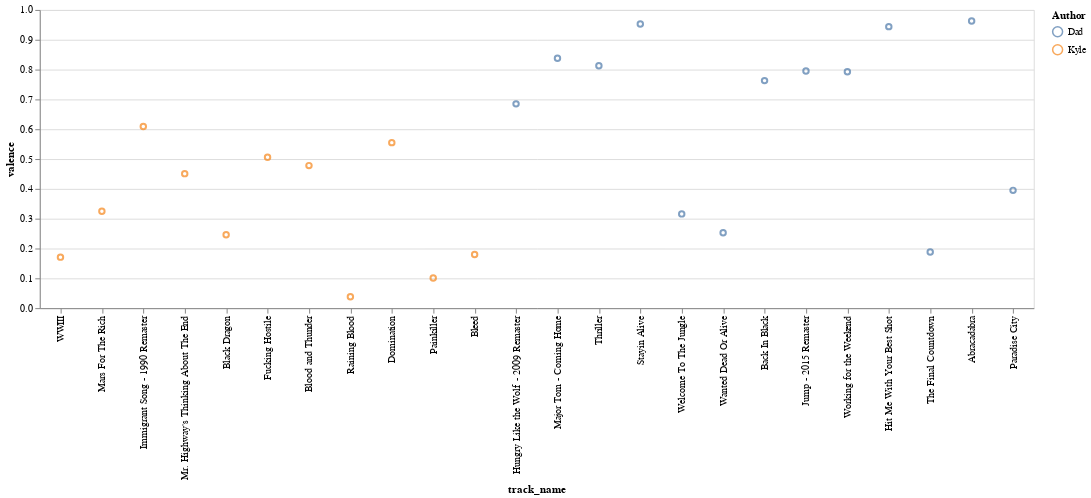

Write notebook code for a chart like this one.
### Code cell
# charting valence side by side
alt.Chart(two_playlists_combined).mark_point().encode(
    x=alt.X("track_name", sort=None),
    y='valence',
    color="Author",
    tooltip=["artist", "track_name"]
).properties(
    width=1000
)

### Figure 1 — Vega-Lite specification as saved in the notebook (floating-point values rounded to 4 significant figures)
{"config": {"view": {"continuousWidth": 400, "continuousHeight": 300}}, "data": {"name": "data-39a321143c7dac32caf1d5c2a7ba6209"}, "mark": "point", "encoding": {"color": {"type": "nominal", "field": "Author"}, "tooltip": [{"type": "nominal", "field": "artist"}, {"type": "nominal", "field": "track_name"}], "x": {"type": "nominal", "field": "track_name", "sort": null}, "y": {"type": "quantitative", "field": "valence"}}, "width": 1000, "$schema": "https://vega.github.io/schema/vega-lite/v4.8.1.json", "datasets": {"data-39a321143c7dac32caf1d5c2a7ba6209": [{"artist": "KMFDM", "album": "WWIII", "track_name": "WWIII", "track_id": "5jHYEOabEw2RSwOzf8nQPn", "danceability": 0.534, "energy": 0.966, "key": 7, "loudness": -6.597, "mode": 1, "speechiness": 0.0688, "instrumentalness": 0.104, "liveness": 0.436, "valence": 0.171, "tempo": 140.0, "duration_ms": 298707, "time_signature": 4, "Author": "Kyle"}, {"artist": "King Gizzard & The Lizard Wizard", "album": "Infest The Rats' Nest", "track_name": "Mars For The Rich", "track_id": "4lV1tx0EdlIChOw7Kz7fP0", "danceability": 0.269, "energy": 0.885, "key": 11, "loudness": -5.938, "mode": 0, "speechiness": 0.0948, "instrumentalness": 0.795, "liveness": 0.132, "valence": 0.325, "tempo": 129.2, "duration_ms": 251720, "time_signature": 4, "Author": "Kyle"}, {"artist": "Led Zeppelin", "album": "Led Zeppelin III (1994 Remaster)", "track_name": "Immigrant Song - 1990 Remaster", "track_id": "6kjlvJLh2DBsSQtqVzFh8I", "danceability": 0.574, "energy": 0.926, "key": 11, "loudness": -10.79, "mode": 1, "speechiness": 0.0562, "instrumentalness": 0.478, "liveness": 0.386, "valence": 0.609, "tempo": 113.1, "duration_ms": 145067, "time_signature": 4, "Author": "Kyle"}, {"artist": "A Day To Remember", "album": "Homesick", "track_name": "Mr. Highway's Thinking About The End", "track_id": "3VnBhHJdT7p05Wtenu4fmt", "danceability": 0.301, "energy": 0.916, "key": 10, "loudness": -6.218, "mode": 0, "speechiness": 0.0919, "instrumentalness": 1.84e-05, "liveness": 0.293, "valence": 0.451, "tempo": 150.1, "duration_ms": 255827, "time_signature": 4, "Author": "Kyle"}, {"artist": "The Vines", "album": "Future Primitive", "track_name": "Black Dragon", "track_id": "2Z8EqEtv0CxT6Jfzfdhtbf", "danceability": 0.191, "energy": 0.807, "key": 0, "loudness": -4.726, "mode": 1, "speechiness": 0.0426, "instrumentalness": 0.897, "liveness": 0.158, "valence": 0.246, "tempo": 138.7, "duration_ms": 208747, "time_signature": 4, "Author": "Kyle"}, {"artist": "Pantera", "album": "Vulgar Display of Power", "track_name": "Fucking Hostile", "track_id": "5RU50TPTgtxJLFNunUS2p5", "danceability": 0.479, "energy": 0.96, "key": 6, "loudness": -9.551, "mode": 0, "speechiness": 0.0991, "instrumentalness": 4.62e-05, "liveness": 0.208, "valence": 0.506, "tempo": 93.87, "duration_ms": 168600, "time_signature": 4, "Author": "Kyle"}, {"artist": "Mastodon", "album": "Leviathan", "track_name": "Blood and Thunder", "track_id": "3jagGO7eHHuaD53ibehkux", "danceability": 0.364, "energy": 0.935, "key": 2, "loudness": -6.548, "mode": 1, "speechiness": 0.0724, "instrumentalness": 0.729, "liveness": 0.0317, "valence": 0.478, "tempo": 92.72, "duration_ms": 228587, "time_signature": 4, "Author": "Kyle"}, {"artist": "Slayer", "album": "Reign In Blood", "track_name": "Raining Blood", "track_id": "01Mpj13vURSO3cCLprPt5T", "danceability": 0.294, "energy": 0.995, "key": 1, "loudness": -4.383, "mode": 0, "speechiness": 0.168, "instrumentalness": 0.331, "liveness": 0.128, "valence": 0.0379, "tempo": 88.78, "duration_ms": 254400, "time_signature": 4, "Author": "Kyle"}, {"artist": "Pantera", "album": "Cowboys from Hell", "track_name": "Domination", "track_id": "769cLRTw2y6KRdkFWFkxtu", "danceability": 0.372, "energy": 0.888, "key": 2, "loudness": -5.88, "mode": 1, "speechiness": 0.0943, "instrumentalness": 0.00442, "liveness": 0.115, "valence": 0.555, "tempo": 141.4, "duration_ms": 305293, "time_signature": 4, "Author": "Kyle"}, {"artist": "Judas Priest", "album": "Painkiller", "track_name": "Painkiller", "track_id": "0L7zm6afBEtrNKo6C6Gj08", "danceability": 0.435, "energy": 0.987, "key": 1, "loudness": -4.667, "mode": 0, "speechiness": 0.16, "instrumentalness": 0.0847, "liveness": 0.268, "valence": 0.101, "tempo": 103.2, "duration_ms": 365827, "time_signature": 4, "Author": "Kyle"}, {"artist": "Meshuggah", "album": "ObZen", "track_name": "Bleed", "track_id": "4E6wpXABj8XosZEPXZz2OK", "danceability": 0.242, "energy": 0.998, "key": 11, "loudness": -5.64, "mode": 1, "speechiness": 0.0894, "instrumentalness": 0.88, "liveness": 0.284, "valence": 0.18, "tempo": 114.6, "duration_ms": 442733, "time_signature": 4, "Author": "Kyle"}, {"artist": "Duran Duran", "album": "Rio (Collector's Edition)", "track_name": "Hungry Like the Wolf - 2009 Remaster", "track_id": "39lSeqnyjZJejRuaREfyLL", "danceability": 0.691, "energy": 0.812, "key": 0, "loudness": -7.772, "mode": 1, "speechiness": 0.0558, "instrumentalness": 1.16e-06, "liveness": 0.299, "valence": 0.685, "tempo": 127.6, "duration_ms": 220627, "time_signature": 4, "Author": "Dad"}, {"artist": "Peter Schilling", "album": "The Different Story (World Of Lust And Crime)", "track_name": "Major Tom - Coming Home", "track_id": "709ffFK4o4MtG1NKoLvOma", "danceability": 0.787, "energy": 0.42, "key": 4, "loudness": -14.32, "mode": 0, "speechiness": 0.0645, "instrumentalness": 0.164, "liveness": 0.169, "valence": 0.838, "tempo": 161.2, "duration_ms": 301373, "time_signature": 4, "Author": "Dad"}, {"artist": "Michael Jackson", "album": "Thriller 25 Super Deluxe Edition", "track_name": "Thriller", "track_id": "3S2R0EVwBSAVMd5UMgKTL0", "danceability": 0.773, "energy": 0.859, "key": 11, "loudness": -4.913, "mode": 1, "speechiness": 0.0747, "instrumentalness": 0.000187, "liveness": 0.914, "valence": 0.813, "tempo": 118.5, "duration_ms": 357267, "time_signature": 4, "Author": "Dad"}, {"artist": "Bee Gees", "album": "How Can You Mend A Broken Heart", "track_name": "Stayin Alive", "track_id": "5ubvP9oKmxLUVq506fgLhk", "danceability": 0.702, "energy": 0.773, "key": 10, "loudness": -9.256, "mode": 0, "speechiness": 0.0343, "instrumentalness": 0.00871, "liveness": 0.147, "valence": 0.953, "tempo": 103.6, "duration_ms": 285373, "time_signature": 4, "Author": "Dad"}, {"artist": "Guns N' Roses", "album": "Appetite For Destruction", "track_name": "Welcome To The Jungle", "track_id": "0G21yYKMZoHa30cYVi1iA8", "danceability": 0.453, "energy": 0.987, "key": 8, "loudness": -4.485, "mode": 1, "speechiness": 0.0889, "instrumentalness": 0.283, "liveness": 0.268, "valence": 0.316, "tempo": 123.5, "duration_ms": 273480, "time_signature": 4, "Author": "Dad"}, {"artist": "Bon Jovi", "album": "Slippery When Wet", "track_name": "Wanted Dead Or Alive", "track_id": "0oerlffJSzhRVvtDfLcp3N", "danceability": 0.252, "energy": 0.802, "key": 7, "loudness": -3.976, "mode": 1, "speechiness": 0.0391, "instrumentalness": 0.0146, "liveness": 0.309, "valence": 0.253, "tempo": 150.1, "duration_ms": 308667, "time_signature": 4, "Author": "Dad"}, {"artist": "AC/DC", "album": "Back In Black", "track_name": "Back In Black", "track_id": "08mG3Y1vljYA6bvDt4Wqkj", "danceability": 0.31, "energy": 0.7, "key": 9, "loudness": -5.678, "mode": 1, "speechiness": 0.047, "instrumentalness": 0.00965, "liveness": 0.0828, "valence": 0.763, "tempo": 188.4, "duration_ms": 255493, "time_signature": 4, "Author": "Dad"}, {"artist": "Van Halen", "album": "1984 (Remastered)", "track_name": "Jump - 2015 Remaster", "track_id": "7N3PAbqfTjSEU1edb2tY8j", "danceability": 0.572, "energy": 0.835, "key": 0, "loudness": -6.219, "mode": 1, "speechiness": 0.0317, "instrumentalness": 0.000377, "liveness": 0.0702, "valence": 0.795, "tempo": 130.0, "duration_ms": 241600, "time_signature": 4, "Author": "Dad"}, {"artist": "Loverboy", "album": "We Are The '80s", "track_name": "Working for the Weekend", "track_id": "0sgDEFq9oeC8ueOK0mR5IA", "danceability": 0.526, "energy": 0.924, "key": 7, "loudness": -5.591, "mode": 1, "speechiness": 0.0391, "instrumentalness": 0.000728, "liveness": 0.598, "valence": 0.793, "tempo": 147.3, "duration_ms": 220707, "time_signature": 4, "Author": "Dad"}, {"artist": "Pat Benatar", "album": "Crimes Of Passion", "track_name": "Hit Me With Your Best Shot", "track_id": "0vOkmmJEtjuFZDzrQSFzEE", "danceability": 0.741, "energy": 0.58, "key": 4, "loudness": -9.05, "mode": 1, "speechiness": 0.0304, "instrumentalness": 3.31e-05, "liveness": 0.212, "valence": 0.944, "tempo": 127.4, "duration_ms": 171267, "time_signature": 4, "Author": "Dad"}, {"artist": "Europe", "album": "The Final Countdown (Expanded Edition)", "track_name": "The Final Countdown", "track_id": "3MrRksHupTVEQ7YbA0FsZK", "danceability": 0.529, "energy": 0.843, "key": 6, "loudness": -6.908, "mode": 0, "speechiness": 0.0616, "instrumentalness": 0.000827, "liveness": 0.0608, "valence": 0.188, "tempo": 117.7, "duration_ms": 310333, "time_signature": 4, "Author": "Dad"}, {"artist": "Steve Miller Band", "album": "Abracadabra", "track_name": "Abracadabra", "track_id": "2E2ZVy2fxslpAUgbb4zu84", "danceability": 0.791, "energy": 0.535, "key": 9, "loudness": -13.26, "mode": 0, "speechiness": 0.0355, "instrumentalness": 1.96e-06, "liveness": 0.156, "valence": 0.963, "tempo": 127.5, "duration_ms": 308373, "time_signature": 4, "Author": "Dad"}, {"artist": "Guns N' Roses", "album": "Appetite For Destruction", "track_name": "Paradise City", "track_id": "6eN1f9KNmiWEhpE2RhQqB5", "danceability": 0.268, "energy": 0.98, "key": 11, "loudness": -5.958, "mode": 1, "speechiness": 0.103, "instrumentalness": 0.00709, "liveness": 0.182, "valence": 0.395, "tempo": 100.3, "duration_ms": 405600, "time_signature": 4, "Author": "Dad"}]}}
